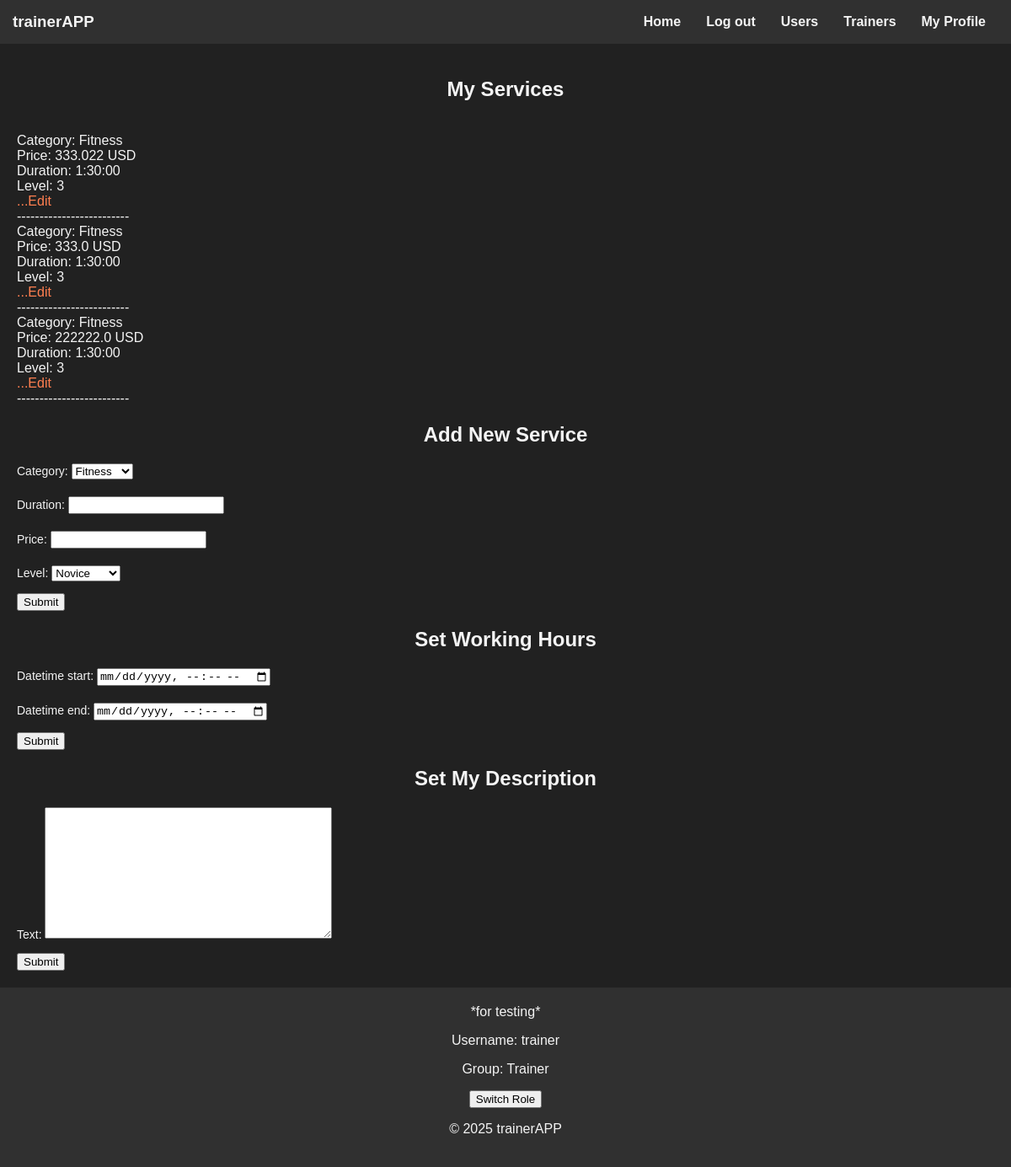
The app's page /trainer/13/ (signed in) with its own data.
### trainer/models.py (models this page shows)
class Service(models.Model):
    LEVEL_CHOICES = [(1, "Novice"),
                     (2, "Medium"),
                     (3, "Advanced"), ]
    category = models.ForeignKey(Category, on_delete=models.CASCADE)
    trainer = models.ForeignKey(User, on_delete=models.CASCADE)
    price = models.FloatField()
    level = models.IntegerField(choices=LEVEL_CHOICES)
    duration = models.DurationField()

class Category(models.Model):
    name = models.CharField(max_length=256)

### trainer/views.py (the view)
# urls.py: path("<int:trainer_id>/", views.trainer_detail, name="trainer_detail"),
def trainer_detail(request, trainer_id):
    is_trainer = request.user.is_authenticated and request.user.groups.filter(name="Trainer").exists()
    service_categories = trainer.models.Category.objects.all()
    trainer_services = trainer.models.Service.objects.filter(trainer=trainer_id)
    trainer_data = User.objects.filter(id=trainer_id).first()
    form_add_service = AddTrainerService()
    form_set_working_hours = SetWorkingHours()
    form_set_description = SetDescription()
    if request.method == "POST":
        pass
    return render(request, "trainer.html", {"form_add_service": form_add_service,
                                            "form_set_working_hours": form_set_working_hours,
                                            "form_set_description": form_set_description,
                                            "is_trainer": is_trainer,
                                            "trainer": trainer_data,
                                            "trainer_id": trainer_id,
                                            "service_categories": service_categories,
                                            "trainer_services": trainer_services})

### trainer/forms.py
class AddTrainerService(forms.ModelForm):
    class Meta:
        model = Service
        fields = ["category", "duration", "price", "level"]
    level = forms.ChoiceField(choices=Service.LEVEL_CHOICES, label="Level")
    def __init__(self, *args, **kwargs):  # redef __init__ for real-time update choices list
        super().__init__(*args, **kwargs)
        self.fields["category"].choices = [(cat.id, cat.name) for cat in Category.objects.all()]

class SetWorkingHours(forms.ModelForm):
    class Meta:
        model = TrainerSchedule
        fields = ["datetime_start", "datetime_end"]
    datetime_start = forms.DateTimeField(widget=forms.DateTimeInput(attrs={"type": "datetime-local"}),
                                         required=True)
    datetime_end = forms.DateTimeField(widget=forms.DateTimeInput(attrs={"type": "datetime-local"}),
                                       required=True)

### templates/trainer.html (shortened to what this page needs)
{% extends "base.html" %}
{% block content %}
    {% if trainer_id == request.user.id %}
        <h2>My Services</h2>
    {% else %}
        <h2><a href="{% url 'users:user_details' user_id=trainer_id %}">{{ trainer.first_name }} {{ trainer.last_name }}</a> Services</h2>
    {% endif %}
        {% for service in trainer_services %}
            <br>Category: {{ service.category.name }}
            <br>Price: {{ service.price }} USD
            <br>Duration: {{ service.duration }}
            <br>Level: {{ service.level }}
                {% if trainer_id == request.user.id %}
                    <br><a href="{% url 'trainer:edit_trainer_service' trainer_id=trainer_id  service_id=service.id%}">...Edit</a>
                {% endif %}
            <br>-------------------------
        {% endfor %}
    {% if is_trainer %}
        <form action="{% url 'trainer:add_trainer_service' trainer_id=trainer_id %}" method="POST">
            <h2>Add New Service</h2>
            {{ form_add_service.as_p }}
            <button type="submit">Submit</button>
        </form>
        <form action="{% url 'trainer:set_working_hours' trainer_id=trainer_id %}" method="POST">
            <h2>Set Working Hours</h2>
            {{ form_set_working_hours.as_p }}
            <button type="submit">Submit</button>
        </form>
        <form action="{% url 'trainer:set_trainer_description' trainer_id=trainer_id %}" method="POST">
            <h2>Set My Description</h2>
            {{ form_set_description.as_p }}
            <button type="submit">Submit</button>
        </form>
    {% endif %}
{% endblock %}

### templates/base.html (shortened to what this page needs)
<!DOCTYPE html>
<html lang="en">
<head>
    {% load static %}
    <link rel="stylesheet" type="text/css" href="{% static 'css/styles.css' %}">
</head>
<body>
    <header>
        <h3>trainerAPP</h3>
        <nav>
            <ul>
                <li><a href="/">Home</a></li>
                {% if request.user.is_authenticated %}
                    <li><a href="/logout/">Log out</a></li>
                    <li><a href="/users/">Users</a></li>
                    <li><a href="/trainer/">Trainers</a></li>
                    <li><a href="/users/{{ request.user.id }}">My Profile</a></li>
                {% else %}
                    <li><a href="/register/">Registration</a></li>
                    <li><a href="/login/">Log in</a></li>
                {% endif %}
            </ul>
        </nav>
    </header>
    <main>
        {% block content %}
        {% endblock %}
    </main>
    <footer>
        *for testing*
        <p>Username: {{ request.user.username }}</p>
        {% if request.user.groups.first %}
            <p>Group: {{ request.user.groups.first.name }}</p>
            <form action="{% url 'hot_change_group' %}" method="POST">
                <button type="submit">Switch Role</button>
            </form>
        {% else %}
            No group assigned
        {% endif %}
        <p>&copy; 2025 trainerAPP</p>
    </footer>
</body>
</html>

### static/css/styles.css (style rules this page uses)
:root { --background-color: #212121; --text-color: #f4f4f4; --header-background: #303030; --link-color: #ff7f50; --highlight-color: #4caf50; --footer-background: #303030; --form-background: #2c2c2c; }
body { display: flex; flex-direction: column; min-height: 100vh; margin: 0; background-color: var(--background-color); color: var(--text-color); font-family: Arial, sans-serif; }
a { color: var(--link-color); text-decoration: none; }
h3, h2, h1 { color: var(--text-color); text-align: center; }
main { flex-grow: 1; margin: 20px; }
form p { margin-top: 20px; font-size: 14px; color: var(--text-color); }

### static/css/header.css (style rules this page uses)
header { background-color: var(--header-background); color: var(--text-color); padding: 15px; display: flex; justify-content: space-between; align-items: center; }
header h3 { margin: 0; }
nav ul { list-style-type: none; margin: 0; padding: 0; display: flex; justify-content: center; }
nav li { margin: 0 15px; }
nav a { color: var(--text-color); font-weight: bold; font-size: 16px; }

### static/css/footer.css (style rules this page uses)
footer { background-color: var(--footer-background); color: var(--text-color); text-align: center; padding: 20px; position: relative; }

### records on screen
Service: category.name "Fitness", price "333.022", duration "1:30:00", level "3"
Service: category.name "Fitness", price "333.0", duration "1:30:00", level "3"
Service: category.name "Fitness", price "222222.0", duration "1:30:00", level "3"

### other values on screen
{{ request.user.username }} "trainer"
{{ request.user.groups.first.name }} "Trainer"
